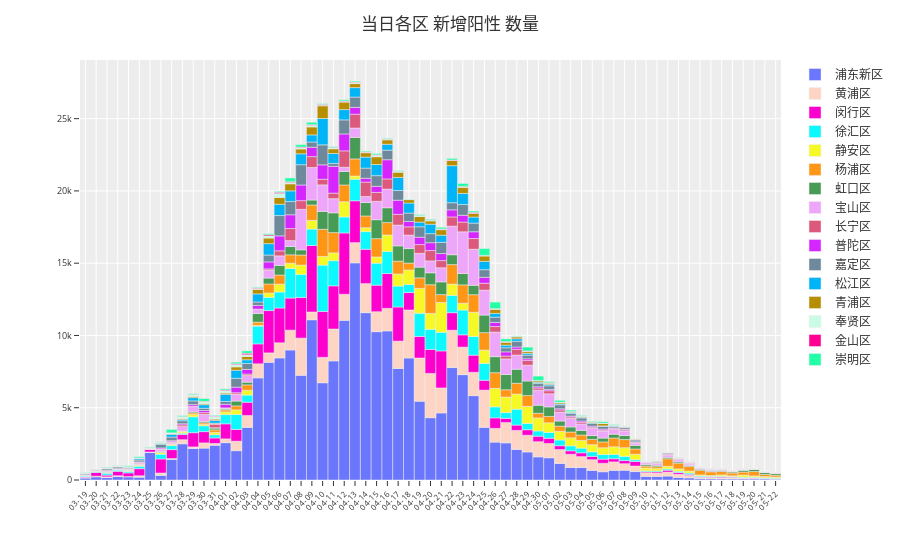

Notebook source saved alongside this figure:
### Markdown cell above
## 当日各区 新增阳性 数量

### Code cell
df = df_newpos_dist_casesum


fig = px.bar(df, x="Date", y="NewPosSum", color="District", color_discrete_sequence=px.colors.qualitative.Light24[2:],
             category_orders={'District': DISTRICT_ORDER}, log_y=False)

fig.update_xaxes(dtick="D1", tickformat="%m-%d", tickangle=-45, tickfont=dict(size=8), title='', rangeslider=dict(visible=False))
fig.update_yaxes(tickfont=dict(size=9), title='', autorange = True, fixedrange= False)
fig.update_layout(bargap=0, barmode='relative')
fig.update_layout(title="当日各区 新增阳性 数量")
# fig.update_layout(yaxis_range=[0, 30000])
fig.update_layout(template="ggplot2")
fig.update_layout(legend={'title_text': ''})
fig.update_layout(autosize=True)

fig.show()
